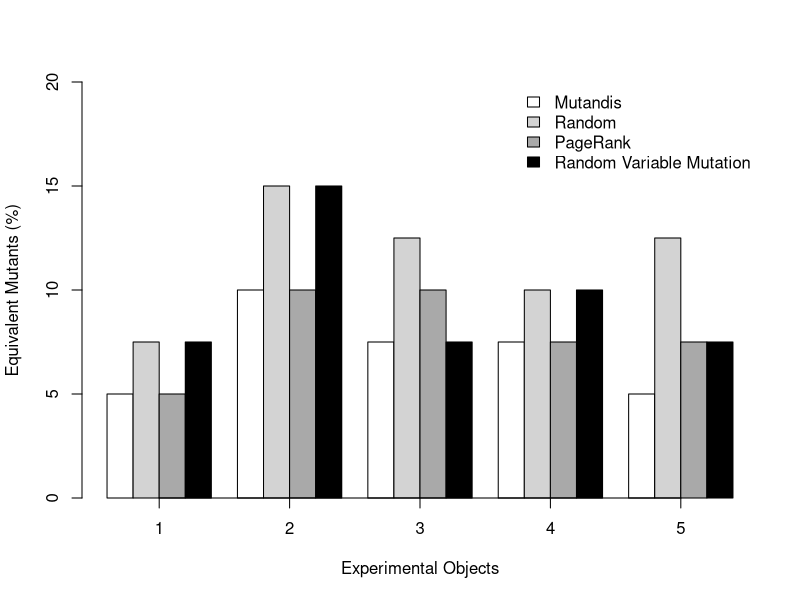

R code for this plot:
data <- read.csv(file="../data/equivMuts.txt", header=T)

pdf("equivMuts-barPlot.pdf")

x <- data$AppId
mutandisY<-data$MutandisPerc
randomY<-data$RandomPerc
PageRankY<-data$PageRankPerc
RandVarMutY<-data$RandVarMutPerc

height <- rbind(mutandisY,randomY, PageRankY,RandVarMutY)


#colors <- grey.colors(4, start = 0.8, end = 0.4, gamma = 2.2)
colors<-c("white", "lightgray", "darkgray", "black")

mp <- barplot(height, beside = TRUE, 
ylim = c(0, 20), ylab="Equivalent Mutants (%)", xlab="Experimental Objects", col=colors)



myaxis <- c(3, 8, 13, 18, 23)
myaxislab <- c(1, 2, 3, 4, 5)  

labels <- c('Mutandis', 'Random', 'PageRank', 'Random Variable Mutation')
axis(1, at = myaxis, labels = myaxislab, cex.axis = 1)
legend("topright", labels, fill=colors, bty="n")
dev.off()